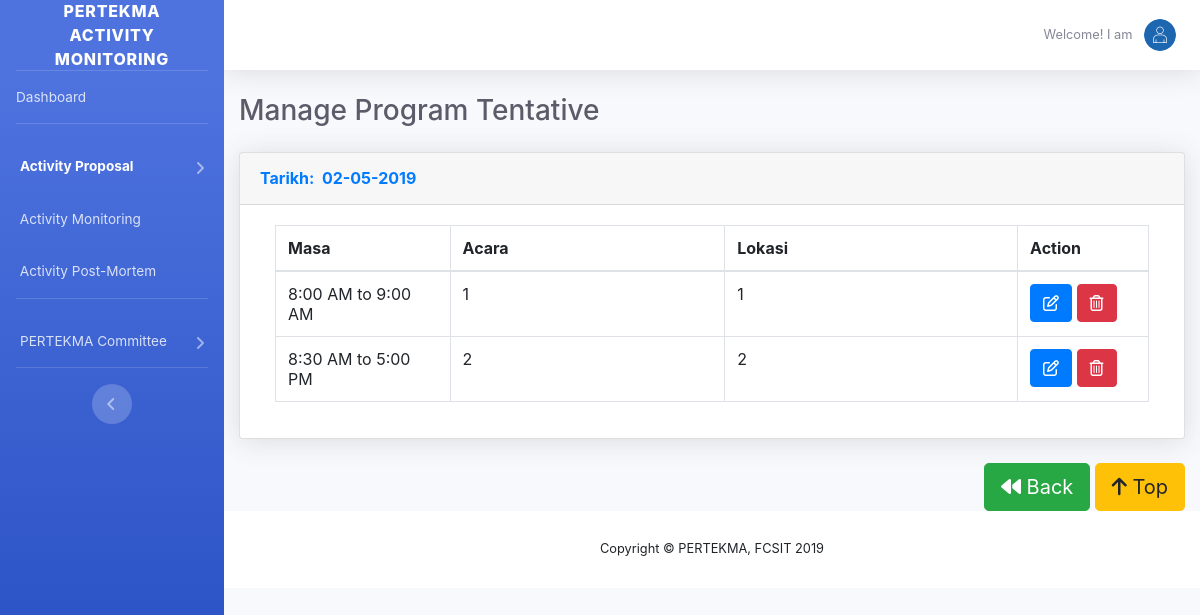
Screenshot of /superadmin/activity2-view.php?id=8&idprogram=19 with the database file from the repository.
### tables this page shows
CREATE TABLE `program` (
  `programId` int(11) NOT NULL,
  `proposaId` int(11) NOT NULL,
  `iduser` int(11) NOT NULL,
  `date` varchar(255) NOT NULL
);

CREATE TABLE `programdetail` (
  `IdprogramDetail` int(11) NOT NULL,
  `programid` int(11) NOT NULL,
  `time1` varchar(255) NOT NULL,
  `time2` varchar(255) NOT NULL,
  `acara` varchar(255) NOT NULL,
  `programLocation` varchar(255) NOT NULL,
  `ketuaUnit` varchar(255) NOT NULL
);

### superadmin/activity2-view.php (the view, shortened to what this page needs)
<?php
	require_once('../connect.php');
?>
<?php
$proposalId=$_GET["id"];
$programId=$_GET["idprogram"];
?>
<!DOCTYPE html>
<html lang="en">
<head>
  <link href="../vendor/fontawesome-free/css/all.min.css" rel="stylesheet" type="text/css">
  <link href="../css/sb-admin-2.min.css" rel="stylesheet">
  <link href="../vendor/datatables/dataTables.bootstrap4.min.css" rel="stylesheet">
  <link href="../css/bootstrap.min.css" rel="stylesheet">
<link href="../css/calender/css/gijgo.min.css" rel="stylesheet">
</head>
<body id="page-top">
  <div id="wrapper">
    <ul class="navbar-nav bg-gradient-primary sidebar sidebar-dark accordion" id="accordionSidebar">
      <a class="sidebar-brand d-flex align-items-center justify-content-center" href="../index.html">
        <div class="sidebar-brand-text mx-3">PERTEKMA Activity Monitoring</div>
      </a>
      <hr class="sidebar-divider my-0">
      <li class="nav-item ">
        <a class="nav-link" href="index.php">
          <span>Dashboard</span></a>
      </li>
      <hr class="sidebar-divider">
      <li class="nav-item active">
        <a class="nav-link collapsed" href="#" data-toggle="collapse" data-target="#collapseTwo" aria-expanded="true" aria-controls="collapseTwo">
          <span>Activity Proposal</span>
        </a>
      </li>
      <li class="nav-item">
        <a class="nav-link" href="activityMonitoring.php">
          <span>&nbsp;Activity Monitoring</span></a>
      </li>
      <li class="nav-item">
        <a class="nav-link" href="activityPostmortem.php">
          <span>&nbsp;Activity Post-Mortem</span></a>
      </li>
      <hr class="sidebar-divider">
    <li class="nav-item ">
        <a class="nav-link collapsed" href="#" data-toggle="collapse" data-target="#collapseThree" aria-expanded="true" aria-controls="collapseThree">
          <span>PERTEKMA Committee</span>
        </a>
      </li>
      <hr class="sidebar-divider d-none d-md-block">
      <div class="text-center d-none d-md-inline">
        <button class="rounded-circle border-0" id="sidebarToggle"></button>
      </div>
    </ul>
    <div id="content-wrapper" class="d-flex flex-column">
      <div id="content">
        <nav class="navbar navbar-expand navbar-light bg-white topbar mb-4 static-top shadow">
          <ul class="navbar-nav ml-auto">
            <li class="nav-item dropdown no-arrow">
              <a class="nav-link dropdown-toggle" href="#" id="userDropdown" role="button" data-toggle="dropdown" aria-haspopup="true" aria-expanded="false">
                <span class="mr-2 d-none d-lg-inline text-gray-600 small">Welcome! I am&nbsp;<?php echo $username; ?></span>
                <img class="img-profile rounded-circle" src="../img/sue.png">
              </a>
            </li>
          </ul>
        </nav>
        <div class="container-fluid">
          <div class="d-sm-flex align-items-center justify-content-between mb-4">
            <h1 class="h3 mb-0 text-gray-800">Manage Program Tentative</h1>
          </div>
          <div id="page-wrapper">
            <div class="row">
            	<div class="col-lg-12">
            		<div class="card shadow mb-4">
					<div class="card-header py-3">
					  <h6 class="m-0 font-weight-bold text-primary"> Tarikh:&nbsp;&nbsp;<?php $queryTarikh=mysqli_query($con, "SELECT * FROM program WHERE programid='$programId'");
						$rowTarikh=mysqli_fetch_array($queryTarikh);
						echo $rowTarikh["date"];
						?></h6>
					</div>
					<div class="card-body">
					  <div class="container-fluid">
						<table class="table table-bordered"  width="100%" cellspacing="0">
						  <thead>
							<tr>
							  <th width="20%">Masa</th>
							  <th>Acara</th>
							  <th>Lokasi</th>
							  <th width="15%">Action</th>
							</tr>
						  </thead>
						  <tbody>
							<?php
							$org_detail=mysqli_query($con, "SELECT * FROM programdetail  WHERE programid='$programId'");
							  while($col = mysqli_fetch_array($org_detail)){
								  $Time1=$col["time1"];
								  $Time2=$col["time2"];
								  $acara=$col["acara"];
								  $programLocation=$col["programLocation"];
							?>
							<tr>
							  <td><?php echo $Time1; ?> to <?php echo $Time2; ?></td>
							  <td><?php $IndividualAcara=explode("\n",$acara);
								  foreach($IndividualAcara as $ListAcara){
									  echo $ListAcara."<br>";
								  } ?>
							  </td>
							  <td><?php echo $programLocation; ?></td>
							  <td>
								  <a href="#" class="" data-toggle="modal" data-target="#editActivity<?php echo $col["IdprogramDetail"]; ?>"><span class="btn btn-primary btn-xs fa fa-edit" data-toggle="tooltip" data-placement="left" title="" data-original-title="Edit Program Tentative"></span></a>
								  <a href="#" class="" data-toggle="modal" data-target="#deleteActivity<?php echo $col["IdprogramDetail"]; ?>"><span class="btn btn-danger btn-xs fa fa-trash-alt" data-toggle="tooltip" data-placement="left" title="" data-original-title="Delete Tentative"></span></a>
							  </td>
							</tr>
							<?php } ?>
						  </tbody>
						</table>
					  </div>
					</div>
				  </div>
				</div>
            </div>
             </div>
        <div class="row">
		<div class="col-lg-12">
			<div style="float: right;">
				<a class="btn btn-success btn-lg" href="activity2-tentative.php?id=<?php echo $proposalId; ?>" id="btnBack"><i class="fa fa-backward"></i> Back</a>
				<a class="btn btn-warning btn-lg" href="#" id="btnToTop"><i class="fa fa-arrow-up"></i> Top</a>
			</div>
		</div>
		</div>
      </div>
      <footer class="sticky-footer bg-white">
        <div class="container my-auto">
          <div class="copyright text-center my-auto">
            <span>Copyright &copy; PERTEKMA, FCSIT 2019</span>
          </div>
        </div>
      </footer>
    </div>
  </div>
</body>
</html>

### rows the page displays
program: date "02-05-2019"
programdetail: time1 "8:00 AM", time2 "9:00 AM", acara "1", programLocation "1"
programdetail: time1 "8:30 AM", time2 "5:00 PM", acara "2", programLocation "2"
